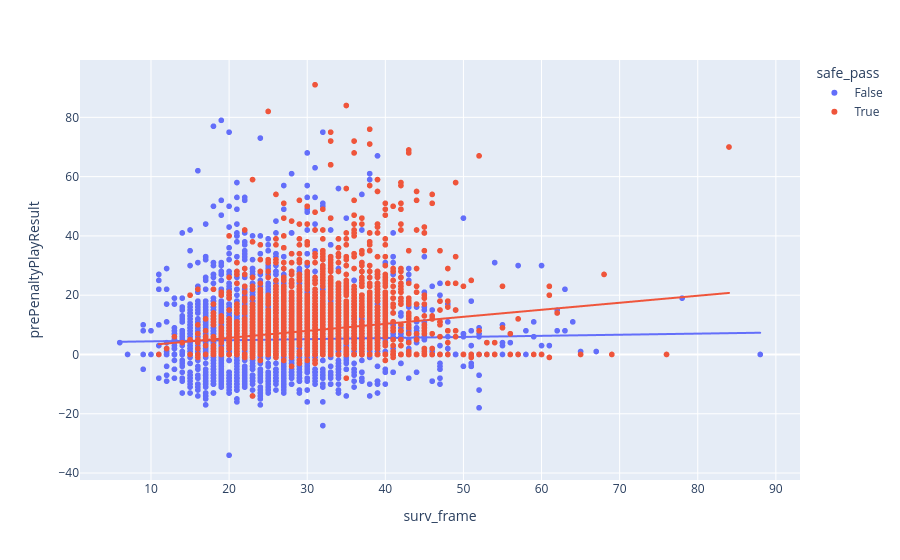

Notebook code cell kept with this figure:
### Code cell
px.scatter(
    plays_with_collapse,
    x="surv_frame",
    y="prePenaltyPlayResult",
    color="safe_pass",
    trendline="ols",
)

### Figure 1 — Plotly figure (JSON) as saved in the notebook; plotly's stock layout.template omitted (floating-point values rounded to 4 significant figures; data arrays with more than 128 entries replaced by an {"elided": "..."} marker saying what was removed)
{"data": [{"hovertemplate": "safe_pass=False<br>surv_frame=%{x}<br>prePenaltyPlayResult=%{y}<extra></extra>", "legendgroup": "False", "marker": {"color": "#636efa", "symbol": "circle"}, "mode": "markers", "name": "False", "showlegend": true, "type": "scattergl", "x": {"elided": "3812 int values"}, "xaxis": "x", "y": {"elided": "3812 int values"}, "yaxis": "y"}, {"hovertemplate": "<b>OLS trendline</b><br>prePenaltyPlayResult = 0.0372544 * surv_frame + 4.0558<br>R<sup>2</sup>=0.000862<br><br>safe_pass=False<br>surv_frame=%{x}<br>prePenaltyPlayResult=%{y} <b>(trend)</b><extra></extra>", "legendgroup": "False", "marker": {"color": "#636efa", "symbol": "circle"}, "mode": "lines", "name": "False", "showlegend": false, "type": "scattergl", "x": {"elided": "3812 int values"}, "xaxis": "x", "y": {"elided": "3812 float values"}, "yaxis": "y"}, {"hovertemplate": "safe_pass=True<br>surv_frame=%{x}<br>prePenaltyPlayResult=%{y}<extra></extra>", "legendgroup": "True", "marker": {"color": "#EF553B", "symbol": "circle"}, "mode": "markers", "name": "True", "showlegend": true, "type": "scattergl", "x": {"elided": "4392 int values"}, "xaxis": "x", "y": {"elided": "4392 int values"}, "yaxis": "y"}, {"hovertemplate": "<b>OLS trendline</b><br>prePenaltyPlayResult = 0.23696 * surv_frame + 0.859546<br>R<sup>2</sup>=0.024409<br><br>safe_pass=True<br>surv_frame=%{x}<br>prePenaltyPlayResult=%{y} <b>(trend)</b><extra></extra>", "legendgroup": "True", "marker": {"color": "#EF553B", "symbol": "circle"}, "mode": "lines", "name": "True", "showlegend": false, "type": "scattergl", "x": {"elided": "4392 int values"}, "xaxis": "x", "y": {"elided": "4392 float values"}, "yaxis": "y"}], "layout": {"legend": {"title": {"text": "safe_pass"}, "tracegroupgap": 0}, "margin": {"t": 60}, "xaxis": {"anchor": "y", "domain": [0, 1], "title": {"text": "surv_frame"}}, "yaxis": {"anchor": "x", "domain": [0, 1], "title": {"text": "prePenaltyPlayResult"}}}}
